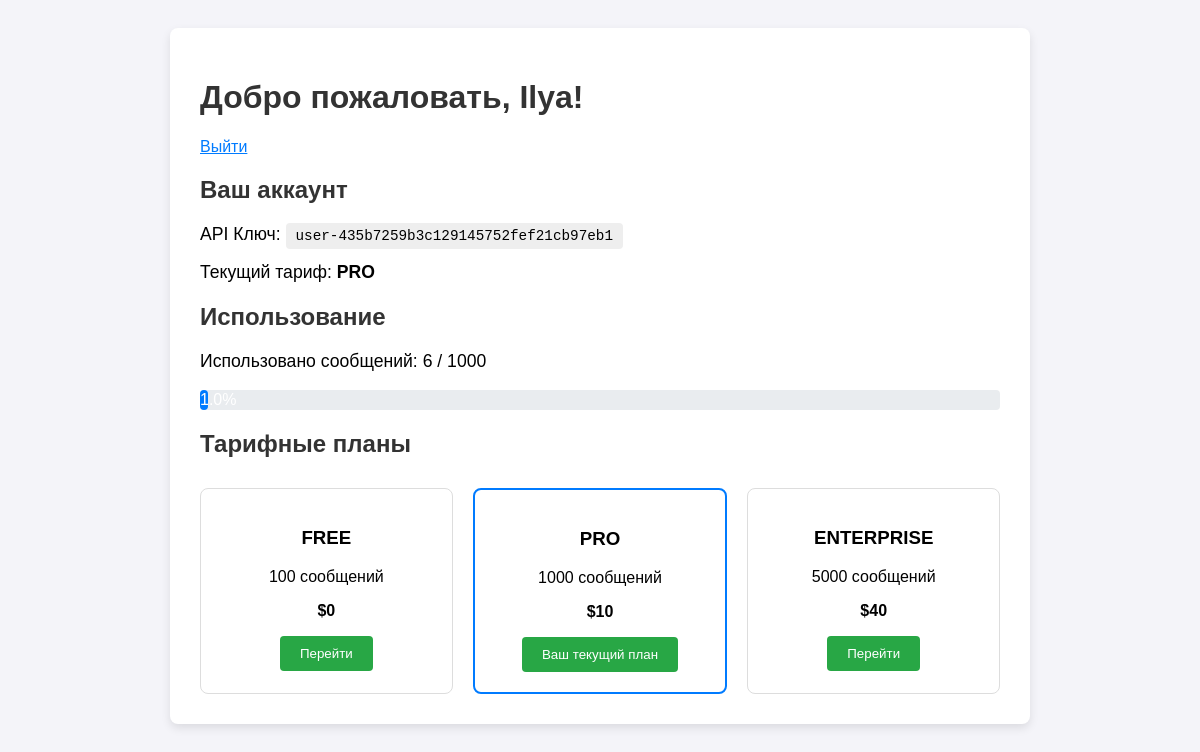
The page /profile (signed in) on the database as committed earlier.
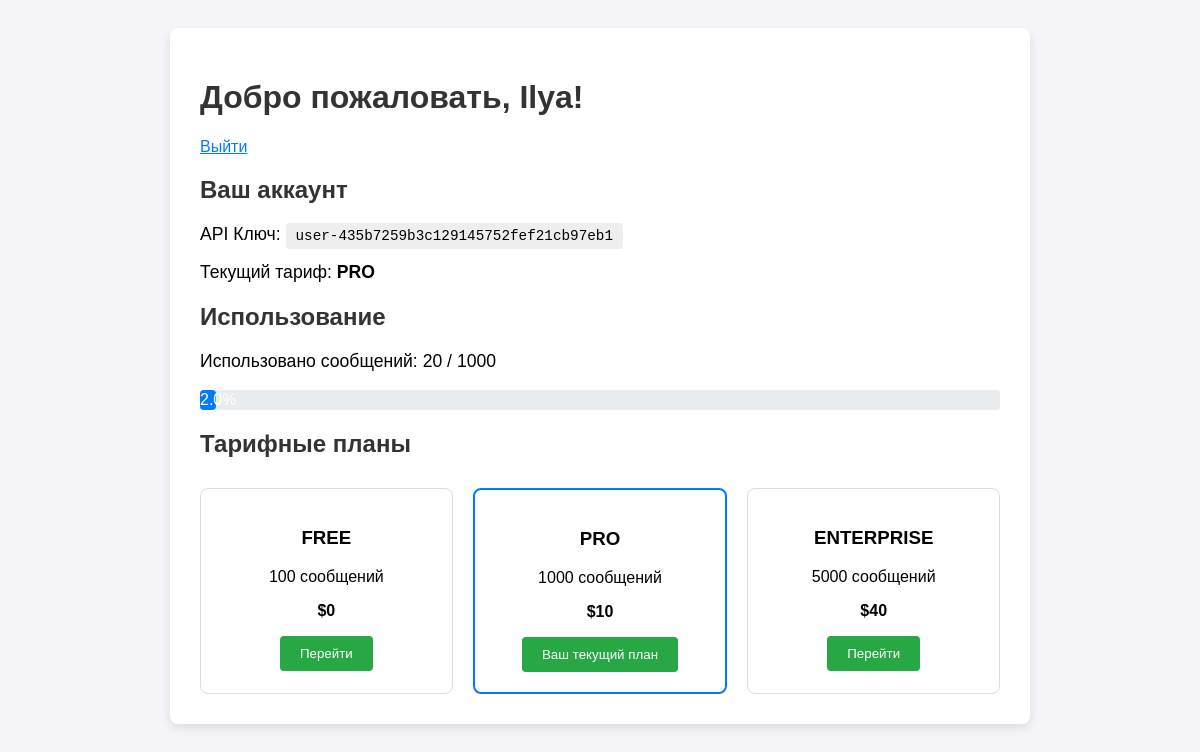
The same page on the database as committed later.
### custom_provider.py (models this page shows)
class User(db.Model):
    __tablename__ = 'users'
    api_key = db.Column(db.Text, primary_key=True)
    username = db.Column(db.Text, unique=True, nullable=False)
    message_count = db.Column(db.Integer, nullable=False, default=0)
    message_limit = db.Column(db.Integer, nullable=False)
    plan = db.Column(db.Text, nullable=False, default='free') # <-- НОВОЕ ПОЛЕ

### custom_provider.py (the view)
@app.route('/profile')
def profile():
    if 'api_key' not in session:
        return redirect(url_for('login'))
    user = User.query.filter_by(api_key=session['api_key']).first()
    if not user:
        session.clear() # Ключ недействителен, чистим сессию
        return redirect(url_for('login'))
    return render_template('profile.html', user=user, plans=TARIFF_PLANS)

### templates/profile.html (shortened to what this page needs)
<!DOCTYPE html>
<html lang="en">
  <head>
  </head>
  <body>
    <div class="container">
      <h1>Добро пожаловать, {{ user.username }}!</h1>
      <a href="/logout">Выйти</a>
      <div class="profile-info">
        <h2>Ваш аккаунт</h2>
        <p>API Ключ: <span class="api-key">{{ user.api_key }}</span></p>
        <p>Текущий тариф: <strong>{{ user.plan.upper() }}</strong></p>
      </div>
      <div class="usage-info">
        <h2>Использование</h2>
        <p>
          Использовано сообщений: {{ user.message_count }} / {{
          user.message_limit }}
        </p>
        <div class="progress-bar">
          <div
            class="progress"
            style="width: {{ (user.message_count / user.message_limit * 100)|round }}%;"
          >
            {{ (user.message_count / user.message_limit * 100)|round }}%
          </div>
        </div>
      </div>
      <h2>Тарифные планы</h2>
      <div class="tariffs">
        {% for plan, details in plans.items() %}
        <div class="tariff-card {% if user.plan == plan %}current{% endif %}">
          <h3>{{ plan.upper() }}</h3>
          <p>{{ details.limit }} сообщений</p>
          <p><strong>${{ details.price }}</strong></p>
          {% if user.plan == plan %}
          <button disabled>Ваш текущий план</button>
          {% else %}
          <a href="{{ url_for('create_checkout_session', plan=plan) }}"
            ><button>Перейти</button></a
          >
          {% endif %}
        </div>
        {% endfor %}
      </div>
    </div>
  </body>
</html>

### templates/profile.html (style rules this page uses)
body { font-family: sans-serif; background-color: #f4f4f9; padding: 20px; }
.container { max-width: 800px; margin: auto; background: white; padding: 30px; border-radius: 8px; box-shadow: 0 4px 10px rgba(0, 0, 0, 0.1); }
h1, h2 { color: #333; }
.profile-info p, .usage-info p { font-size: 1.1em; }
.api-key { background: #eee; padding: 5px 10px; border-radius: 4px; font-family: monospace; }
.progress-bar { background-color: #e9ecef; border-radius: 0.25rem; }
.progress { background-color: #007bff; height: 20px; text-align: center; color: white; line-height: 20px; border-radius: 0.25rem; }
.tariffs { display: flex; gap: 20px; margin-top: 30px; }
.tariff-card { border: 1px solid #ddd; padding: 20px; border-radius: 8px; text-align: center; flex: 1; }
.tariff-card.current { border: 2px solid #007bff; }
button { padding: 10px 20px; background-color: #28a745; color: white; border: none; border-radius: 4px; cursor: pointer; text-decoration: none; display: inline-block; }
a { color: #007bff; }

Rows that differ between the two databases and show on the page:
changed User "PRO": message_count "6" → "20"; (user.message_count/user.message_limit*100)|round "1.0" → "2.0"
